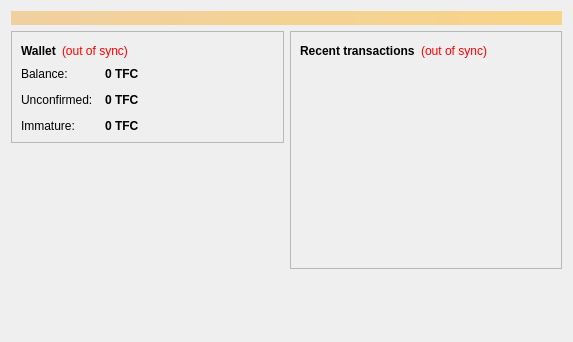
<?xml version="1.0" encoding="UTF-8"?>
<ui version="4.0">
 <class>OverviewPage</class>
 <widget class="QWidget" name="OverviewPage">
  <property name="geometry">
   <rect>
    <x>0</x>
    <y>0</y>
    <width>573</width>
    <height>342</height>
   </rect>
  </property>
  <property name="windowTitle">
   <string>Form</string>
  </property>
  <layout class="QVBoxLayout" name="topLayout">
   <item>
    <widget class="QLabel" name="labelAlerts">
     <property name="visible">
      <bool>false</bool>
     </property>
     <property name="styleSheet">
      <string notr="true">background-color: qlineargradient(x1: 0, y1: 0, x2: 1, y2: 0, stop:0 #F0D0A0, stop:1 #F8D488); color:#000000;</string>
     </property>
     <property name="wordWrap">
      <bool>true</bool>
     </property>
     <property name="margin">
      <number>3</number>
     </property>
    </widget>
   </item>
   <item>
    <layout class="QHBoxLayout" name="horizontalLayout" stretch="1,1">
     <item>
      <layout class="QVBoxLayout" name="verticalLayout_2">
       <item>
        <widget class="QFrame" name="frame">
         <property name="frameShape">
          <enum>QFrame::StyledPanel</enum>
         </property>
         <property name="frameShadow">
          <enum>QFrame::Raised</enum>
         </property>
         <layout class="QVBoxLayout" name="verticalLayout_4">
          <item>
           <layout class="QHBoxLayout" name="horizontalLayout_4">
            <item>
             <widget class="QLabel" name="label_5">
              <property name="font">
               <font>
                <weight>75</weight>
                <bold>true</bold>
               </font>
              </property>
              <property name="text">
               <string>Wallet</string>
              </property>
             </widget>
            </item>
            <item>
             <widget class="QLabel" name="labelWalletStatus">
              <property name="toolTip">
               <string>The displayed information may be out of date. Your wallet automatically synchronizes with the Triforcoin network after a connection is established, but this process has not completed yet.</string>
              </property>
              <property name="styleSheet">
               <string notr="true">QLabel { color: red; }</string>
              </property>
              <property name="text">
               <string notr="true">(out of sync)</string>
              </property>
              <property name="alignment">
               <set>Qt::AlignLeading|Qt::AlignLeft|Qt::AlignVCenter</set>
              </property>
             </widget>
            </item>
            <item>
             <spacer name="horizontalSpacer_2">
              <property name="orientation">
               <enum>Qt::Horizontal</enum>
              </property>
              <property name="sizeHint" stdset="0">
               <size>
                <width>40</width>
                <height>20</height>
               </size>
              </property>
             </spacer>
            </item>
           </layout>
          </item>
          <item>
           <layout class="QFormLayout" name="formLayout_2">
            <property name="fieldGrowthPolicy">
             <enum>QFormLayout::AllNonFixedFieldsGrow</enum>
            </property>
            <property name="horizontalSpacing">
             <number>12</number>
            </property>
            <property name="verticalSpacing">
             <number>12</number>
            </property>
            <item row="0" column="0">
             <widget class="QLabel" name="label">
              <property name="text">
               <string>Balance:</string>
              </property>
             </widget>
            </item>
            <item row="0" column="1">
             <widget class="QLabel" name="labelBalance">
              <property name="font">
               <font>
                <weight>75</weight>
                <bold>true</bold>
               </font>
              </property>
              <property name="cursor">
               <cursorShape>IBeamCursor</cursorShape>
              </property>
              <property name="toolTip">
               <string>Your current balance</string>
              </property>
              <property name="text">
               <string notr="true">0 TFC</string>
              </property>
              <property name="textInteractionFlags">
               <set>Qt::LinksAccessibleByMouse|Qt::TextSelectableByKeyboard|Qt::TextSelectableByMouse</set>
              </property>
             </widget>
            </item>
            <item row="1" column="0">
             <widget class="QLabel" name="label_3">
              <property name="text">
               <string>Unconfirmed:</string>
              </property>
             </widget>
            </item>
            <item row="1" column="1">
             <widget class="QLabel" name="labelUnconfirmed">
              <property name="font">
               <font>
                <weight>75</weight>
                <bold>true</bold>
               </font>
              </property>
              <property name="cursor">
               <cursorShape>IBeamCursor</cursorShape>
              </property>
              <property name="toolTip">
               <string>Total of transactions that have yet to be confirmed, and do not yet count toward the current balance</string>
              </property>
              <property name="text">
               <string notr="true">0 TFC</string>
              </property>
              <property name="textInteractionFlags">
               <set>Qt::LinksAccessibleByMouse|Qt::TextSelectableByKeyboard|Qt::TextSelectableByMouse</set>
              </property>
             </widget>
            </item>
            <item row="2" column="0">
             <widget class="QLabel" name="labelImmatureText">
              <property name="text">
               <string>Immature:</string>
              </property>
             </widget>
            </item>
            <item row="2" column="1">
             <widget class="QLabel" name="labelImmature">
              <property name="font">
               <font>
                <weight>75</weight>
                <bold>true</bold>
               </font>
              </property>
              <property name="toolTip">
               <string>Mined balance that has not yet matured</string>
              </property>
              <property name="text">
               <string notr="true">0 TFC</string>
              </property>
              <property name="textInteractionFlags">
               <set>Qt::LinksAccessibleByMouse|Qt::TextSelectableByKeyboard|Qt::TextSelectableByMouse</set>
              </property>
             </widget>
            </item>
           </layout>
          </item>
         </layout>
        </widget>
       </item>
       <item>
        <spacer name="verticalSpacer">
         <property name="orientation">
          <enum>Qt::Vertical</enum>
         </property>
         <property name="sizeHint" stdset="0">
          <size>
           <width>20</width>
           <height>40</height>
          </size>
         </property>
        </spacer>
       </item>
      </layout>
     </item>
     <item>
      <layout class="QVBoxLayout" name="verticalLayout_3">
       <item>
        <widget class="QFrame" name="frame_2">
         <property name="frameShape">
          <enum>QFrame::StyledPanel</enum>
         </property>
         <property name="frameShadow">
          <enum>QFrame::Raised</enum>
         </property>
         <layout class="QVBoxLayout" name="verticalLayout">
          <item>
           <layout class="QHBoxLayout" name="horizontalLayout_2">
            <item>
             <widget class="QLabel" name="label_4">
              <property name="text">
               <string>&lt;b&gt;Recent transactions&lt;/b&gt;</string>
              </property>
             </widget>
            </item>
            <item>
             <widget class="QLabel" name="labelTransactionsStatus">
              <property name="toolTip">
               <string>The displayed information may be out of date. Your wallet automatically synchronizes with the Triforcoin network after a connection is established, but this process has not completed yet.</string>
              </property>
              <property name="styleSheet">
               <string notr="true">QLabel { color: red; }</string>
              </property>
              <property name="text">
               <string notr="true">(out of sync)</string>
              </property>
              <property name="alignment">
               <set>Qt::AlignRight|Qt::AlignTrailing|Qt::AlignVCenter</set>
              </property>
             </widget>
            </item>
            <item>
             <spacer name="horizontalSpacer">
              <property name="orientation">
               <enum>Qt::Horizontal</enum>
              </property>
              <property name="sizeHint" stdset="0">
               <size>
                <width>40</width>
                <height>20</height>
               </size>
              </property>
             </spacer>
            </item>
           </layout>
          </item>
          <item>
           <widget class="QListView" name="listTransactions">
            <property name="styleSheet">
             <string notr="true">QListView { background: transparent; }</string>
            </property>
            <property name="frameShape">
             <enum>QFrame::NoFrame</enum>
            </property>
            <property name="verticalScrollBarPolicy">
             <enum>Qt::ScrollBarAlwaysOff</enum>
            </property>
            <property name="horizontalScrollBarPolicy">
             <enum>Qt::ScrollBarAlwaysOff</enum>
            </property>
            <property name="selectionMode">
             <enum>QAbstractItemView::NoSelection</enum>
            </property>
           </widget>
          </item>
         </layout>
        </widget>
       </item>
       <item>
        <spacer name="verticalSpacer_2">
         <property name="orientation">
          <enum>Qt::Vertical</enum>
         </property>
         <property name="sizeHint" stdset="0">
          <size>
           <width>20</width>
           <height>40</height>
          </size>
         </property>
        </spacer>
       </item>
      </layout>
     </item>
    </layout>
   </item>
  </layout>
 </widget>
 <resources/>
 <connections/>
</ui>
